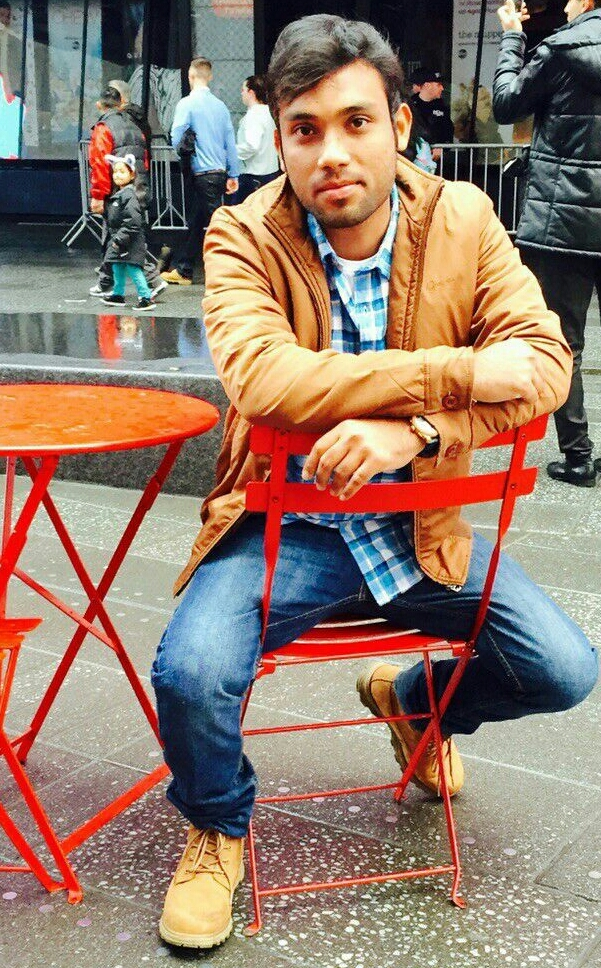
#> input picture Homework 5/myfiance.jpg, 601 x 968 px
$ python kmeans.py   (older library calls are emulated)
#> lines starting #> are read from the running program, lines starting #| are printed output that depends on the picture
# Modified by: Pablo Rivas <Pablo.Rivas@Marist.edu>
# on Nov/3/2016
# Original Code:
# http://scikit-learn.org/stable/_downloads/plot_color_quantization.py
# Original Authors:
#          Robert Layton <robertlayton@gmail.com>
#          Olivier Grisel <olivier.grisel@ensta.org>
#          Mathieu Blondel <mathieu@mblondel.org>
#
# License: BSD 3 clause

print(__doc__)
from scipy import misc
import numpy as np
import matplotlib.pyplot as plt
from sklearn.cluster import KMeans
from sklearn.metrics import pairwise_distances_argmin
from sklearn.datasets import load_sample_image
from sklearn.utils import shuffle
from time import time

# Specify the number of colors here
n_colors = 33

# Load your photo here
img = misc.imread('myfiance.jpg')
#> img is the input picture: shape (968, 601, 3); mean R, G, B 146.2, 123.2, 108.3

# Convert to floats instead of the default 8 bits integer coding. Dividing by
# 255 is important so that plt.imshow behaves works well on float data (need to
# be in the range [0-1])
img = np.array(img, dtype=np.float64) / 255

# Load Image and transform to a 2D numpy array.
w, h, d = original_shape = tuple(img.shape)
#> w = 968; h = 601; d = 3; original_shape = (968, 601, 3)
assert d == 3
image_array = np.reshape(img, (w * h, d))

print("Fitting model on a small sub-sample of the data")
t0 = time()
image_array_sample = shuffle(image_array, random_state=0)[:1000]
#> image_array_sample = 1000 rows, first 8: [1, 0.953, 0.757], [0.694, 0.686, 0.604], [0.671, 0.667, 0.588], [0.647, 0.816, 0.843], [0.471, 0.376, 0.369], [0.749, 0.694, 0.651], [0.698, 0.0941, 0.0471], [0.784, 0.553, 0.325]
kmeans = KMeans(n_clusters=n_colors, random_state=0).fit(image_array_sample)
print("done in %0.3fs." % (time() - t0))

# Get labels for all points
print("Predicting color indices on the full image (k-means)")
t0 = time()
labels = kmeans.predict(image_array)
print("done in %0.3fs." % (time() - t0))

def recreate_image(codebook, labels, w, h):
    """Recreate the (compressed) image from the code book & labels"""
#> called with codebook = array of shape (33, 3), labels = array of shape (581768,), w = 968, h = 601
    d = codebook.shape[1]
    image = np.zeros((w, h, d))
    label_idx = 0
    for i in range(w):
        for j in range(h):
            image[i][j] = codebook[labels[label_idx]]
            label_idx += 1
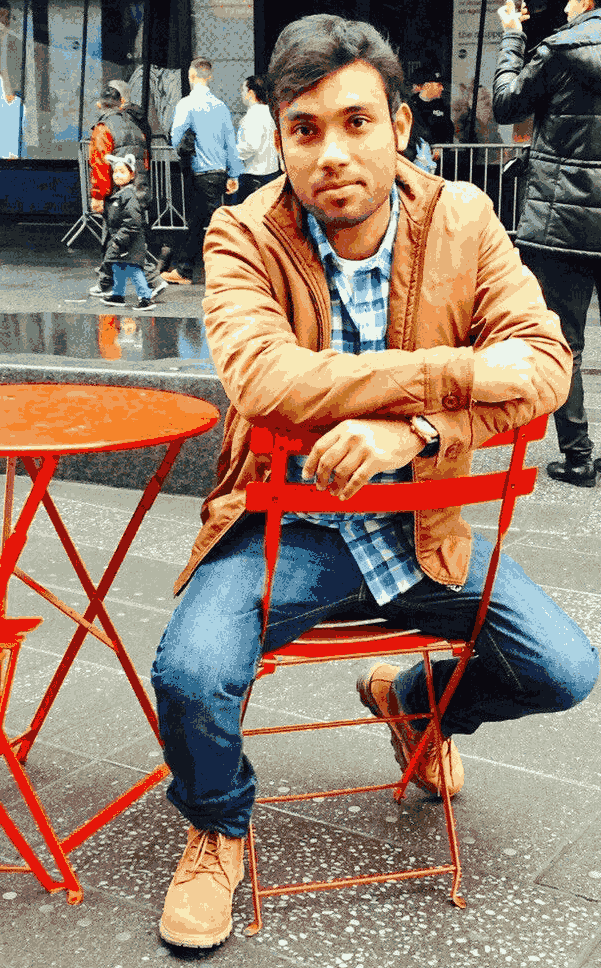
#> image: shape (968, 601, 3) float64; mean of channels 0, 1, 2 0.574, 0.484, 0.421; drawn as R, G, B
#> after the loop, label_idx = 581768
    return image

# Display all results, alongside original image
plt.figure(1)
plt.clf()
ax = plt.axes([0, 0, 1, 1])
plt.axis('off')
plt.title('Original image (96,615 colors)')
plt.imshow(img)

plt.figure(2)
plt.clf()
ax = plt.axes([0, 0, 1, 1])
plt.axis('off')
plt.title('Quantized image (64 colors, K-Means)')
plt.imshow(recreate_image(kmeans.cluster_centers_, labels, w, h))

plt.show()
